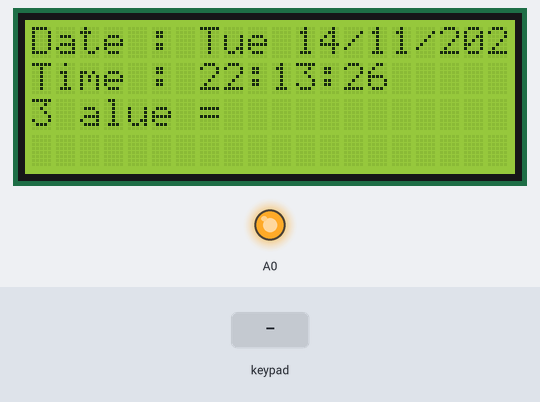
Simulated run of this sketch. Board: Arduino Uno, built with avr-gcc and run on an emulated ATmega328P. On the bench: 20×4 character LCD, output pins drawn as LEDs (lit = HIGH). Dashed ring = blinking. The inputs (shaded band) are chosen by the test bench. The local clock reads 2024-03-15 10:24:30 at power-on unless the sketch sets it; what the sketch prints to the serial monitor is not drawn.

Above: at 6.2 s.
6.3 s: keypad keys 9 8 7 6 A pressed 0.4 s apart
At 10.0 s:
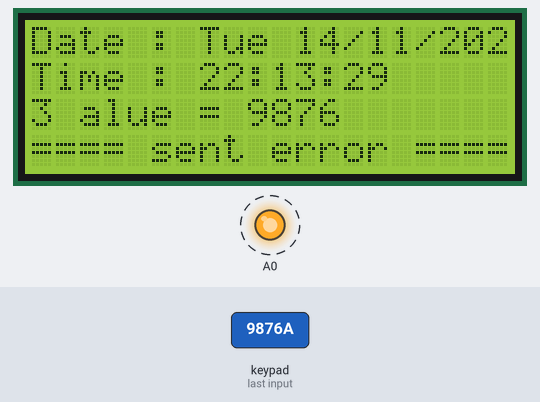
10.2 s: key '1' pressed
At 11.33 s:
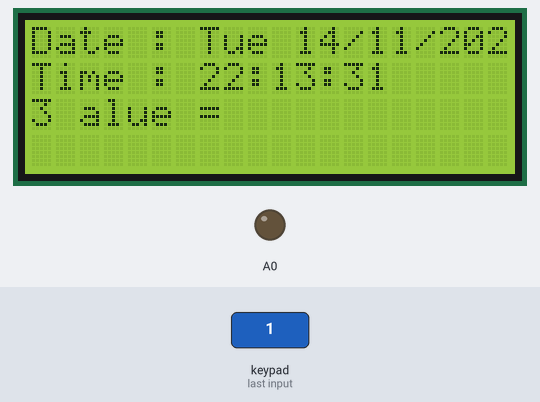
13.2 s: key '2' pressed
At 14.5 s:
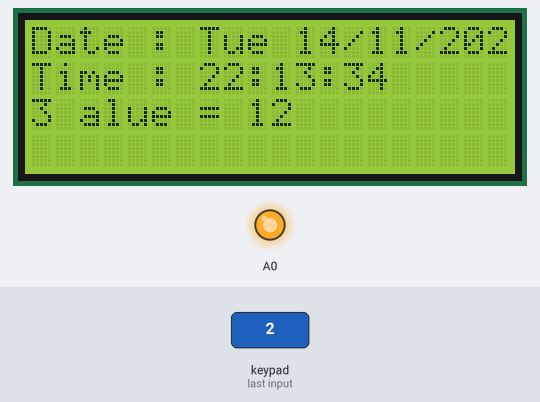
15.6 s: keypad keys 9 8 7 6 pressed 0.4 s apart
At 19.0 s:
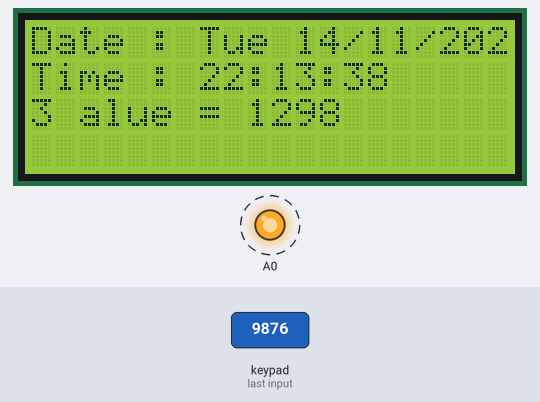
Timing chart, 0 to 19.7 s (numbered marks = the images above; inputs shaded):
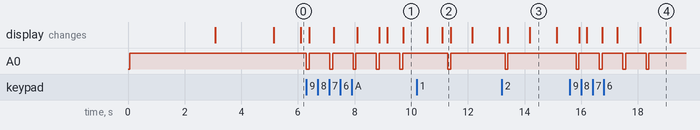

Measured:
- after the input at 6.3 s, A0: alternates HIGH for 0.72 s and LOW for 0.10 s, starting at once
- after the input at 10.2 s, A0: HIGH → LOW after 1.1 s, → HIGH 0.10 s later
- after the input at 13.2 s, A0: HIGH → LOW after 0.11 s, → HIGH 0.10 s later
- after the input at 15.6 s, A0: alternates HIGH for 0.72 s and LOW for 0.10 s, starting after 0.22 s
- what the display in image 3 shows lasts 0.9 s, from 14.2 s to 15.1 s

The sketch:

client-device.ino
```cpp
#include <Keypad.h> //The keypad and LCD i2c libraries
#include <Wire.h>
#include <LiquidCrystal_I2C.h>

#include "RTClib.h"

RTC_DS1307 RTC;

//char daysOfTheWeek[7][12] = {"Sunday", "Monday", "Tuesday", "Wednesday", "Thursday", "Friday", "Saturday"};

const char *daysOfTheWeek[] =
    {"Sunday", "Monday", "Tuesday", "Wednesday", "Thursday", "Friday", "Saturday"};
const char *months[] =
    {"January", "February", "March", "April", "May", "June", "July", "August", "September", "October", "November", "December"};

#define I2C_ADDR 0x3F //defining the LCD pins
LiquidCrystal_I2C lcd(0x3F, 20, 4);

const byte ROWS = 4; //four rows
const byte COLS = 4; //three columns
char keys[ROWS][COLS] = {
    {'1', '2', '3', 'A'},
    {'4', '5', '6', 'B'},
    {'7', '8', '9', 'C'},
    {'*', '0', '#', 'D'}};
byte rowPins[ROWS] = {9, 8, 7, 6}; //connect to the row pinouts of the keypad
byte colPins[COLS] = {5, 4, 3, 2}; //connect to the column pinouts of the keypad

Keypad keypad = Keypad(makeKeymap(keys), rowPins, colPins, ROWS, COLS);
bool inService = true;
// public variables for RTC

// ----- internal functions
void trigger_buzzer(int type);
void show_time();
void debugTime();
void scanSwitch();
void welcome_sceen(int showDelay);
bool validNumber(char number);
int paymentAPI( char data[]);

void setup()
{
// initialize_lcd
    lcd.begin();
    lcd.backlight();
// initialize serial
    Serial.begin(115200);
// initialize serial
    pinMode(A0, OUTPUT);
    digitalWrite(A0, HIGH);
// Initial RTC_DS1307
    RTC.adjust(DateTime(__DATE__, __TIME__));
    Wire.begin();
    RTC.begin();
    delay(2000); // This delay allows the MCU to read the current date and time.

    if (!RTC.isrunning())
    {
        inService = false;
        Serial.println("RTC is NOT running!");
        delay(2000);
        // ------- shows error
        lcd.setCursor(0, 0);
        lcd.print("RTC is NOT running!");
        lcd.setCursor(0, 1);
        lcd.print("Device is Out of Service");
        lcd.setCursor(0, 2);
        lcd.print("Waiitng hardware reset");
        trigger_buzzer(2);
        while(1);
    }
    else
    {
        // ----- debug RTC is woring ----//
        Serial.print("The current date and time is: ");
        debugTime();
        welcome_sceen(2000);

        lcd.setCursor(0, 2);
        //         01234567890123
        lcd.print(" value = ");
    }
}

char txnAmount[4] = {};
int count = 0;
void loop()
{
    char key = keypad.getKey();
    if(key)
    {
        trigger_buzzer(1);      // enable buzzer
        if(( key == 'D') && (count != 0) )
        {
            // move left
            lcd.scrollDisplayLeft();
        }
        else
        {
            if (key == 'A')
            {
                // sent the value to paument
                Serial.print("sent to payment value : " );
                if ( paymentAPI (txnAmount) != 0 )
                {
                    // payment error
                    lcd.setCursor(0, 3);
                             //012345678901234567890
                    lcd.print("==== sent error ====");
                }
                else
                {
                    lcd.setCursor(0, 3);
                             //012345678901234567890
                    lcd.print("==sent sucessfully==");
                }
                delay(800);
                lcd.clear();
                count = 0;
                txnAmount[4] = {}; // clear txnAmount
                lcd.setCursor(0, 2);
                //lcd.cursor();
                lcd.print(" value = ");
                showTime();
            }
            else if ((count < 4) && validNumber(key))
            {
                lcd.setCursor(9 + count, 2);
                //Print the detected key
                lcd.print(key);
                txnAmount[count] = key;
                count++;
            }
            else
            {
                /////// default another define here
            }
        }

    }
    showTime();
    delay(200);
}


void trigger_buzzer (int type)
{
    // normal trigger when entry keypressed
    if(type == 1){
        digitalWrite(A0, LOW);
        delay(100);
        digitalWrite(A0, HIGH);
    }
    // error trigger when device inService == false
    else if (type == 2)
    {
        digitalWrite(A0, LOW);
        delay(2000);
        digitalWrite(A0, HIGH);
    }
}


void showTime()
{
        DateTime now = RTC.now();
        lcd.setCursor(0, 0);
        lcd.print("Date : ");
        lcd.setCursor(11, 0);
        lcd.print(now.day(), DEC);
        lcd.print('/');
        lcd.print(now.month(), DEC);
        lcd.print('/');
        lcd.print(now.year(), DEC);
        lcd.print(' ');
        lcd.setCursor(0, 1);
        lcd.print("Time : ");
        lcd.setCursor(7, 1);
        if (now.hour() < 10)
            lcd.print('0');
        lcd.print(now.hour(), DEC);
        lcd.print(':');
        if (now.minute() < 10)
            lcd.print('0');
        lcd.print(now.minute(), DEC);
        lcd.print(':');
        if (now.second() < 10)
            lcd.print('0');
        lcd.print(now.second(), DEC);

        lcd.setCursor(7, 0);
        int dayofweek = now.dayOfWeek();
        switch (dayofweek)
        {
        case 1:
            lcd.print("Mon");
            break;
        case 2:
            lcd.print("Tue");
            break;
        case 3:
            lcd.print("Wed");
            break;
        case 4:
            lcd.print("Thu");
            break;
        case 5:
            lcd.print("Fri");
            break;
        case 6:
            lcd.print("Sat");
            break;
        case 0:
            lcd.print("Sun");
            break;
            //delay(1000);
           // scanSwitch();
        }
}

void scanSwitch()
{
    char key = keypad.getKey();
    if (key)
    {
        //Serial.println(key);
        lcd.setCursor(9, 1);
        //Print the detected key
        lcd.print(key);
    }
    delay(1000);
}


void debugTime()
{
    DateTime now = RTC.now();
    Serial.print(now.year(), DEC);
    Serial.print('/');
    Serial.print(now.month(), DEC);
    Serial.print('/');
    Serial.print(now.day(), DEC);
    Serial.print(' ');
    Serial.print(now.hour(), DEC);
    Serial.print(':');
    Serial.print(now.minute(), DEC);
    Serial.print(':');
    Serial.print(now.second(), DEC);
    Serial.println();
    delay(1000);
    //delay(3000);
}

void welcome_sceen(int showDelay)
{
    lcd.setCursor(0, 0);
    lcd.print("Waiitng ........");
    delay(showDelay);
    lcd.clear();
}

bool validNumber(char key)
{
    if( key >= '0' && key <= '9')
    {
        return true;
    }
    else
    {
        return false;
    }
}

int paymentAPI(char data[]){
    return -1;
}
```
